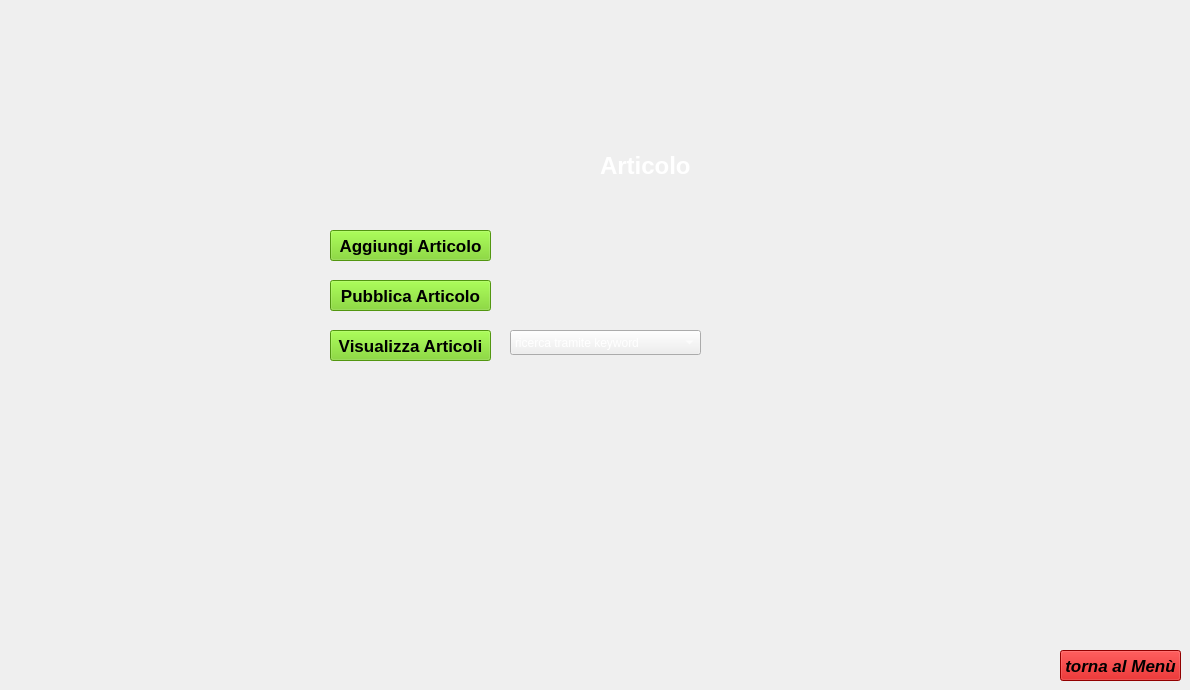
    <widget class="QWidget" name="pagina_articolo">
     <widget class="QPushButton" name="tornamenu4">
      <property name="geometry">
       <rect>
        <x>1060</x>
        <y>650</y>
        <width>121</width>
        <height>31</height>
       </rect>
      </property>
      <property name="font">
       <font>
        <pointsize>13</pointsize>
        <weight>75</weight>
        <italic>true</italic>
        <bold>true</bold>
        <underline>false</underline>
        <strikeout>false</strikeout>
        <kerning>true</kerning>
       </font>
      </property>
      <property name="styleSheet">
       <string notr="true">background-color: rgb(204, 0, 0);</string>
      </property>
      <property name="text">
       <string>torna al Menù</string>
      </property>
     </widget>
     <widget class="QLabel" name="Articolo__">
      <property name="geometry">
       <rect>
        <x>600</x>
        <y>150</y>
        <width>91</width>
        <height>31</height>
       </rect>
      </property>
      <property name="font">
       <font>
        <pointsize>18</pointsize>
        <weight>75</weight>
        <bold>true</bold>
       </font>
      </property>
      <property name="styleSheet">
       <string notr="true">color: rgb(255, 255, 255);</string>
      </property>
      <property name="text">
       <string>Articolo</string>
      </property>
     </widget>
     <widget class="QPushButton" name="Bottone_Add_Articolo">
      <property name="geometry">
       <rect>
        <x>330</x>
        <y>230</y>
        <width>161</width>
        <height>31</height>
       </rect>
      </property>
      <property name="font">
       <font>
        <pointsize>13</pointsize>
        <weight>75</weight>
        <bold>true</bold>
       </font>
      </property>
      <property name="styleSheet">
       <string notr="true">background-color: rgb(115, 210, 22);</string>
      </property>
      <property name="text">
       <string>Aggiungi Articolo</string>
      </property>
     </widget>
     <widget class="QPushButton" name="Bottone_Pub_Articolo">
      <property name="geometry">
       <rect>
        <x>330</x>
        <y>280</y>
        <width>161</width>
        <height>31</height>
       </rect>
      </property>
      <property name="font">
       <font>
        <pointsize>13</pointsize>
        <weight>75</weight>
        <bold>true</bold>
       </font>
      </property>
      <property name="styleSheet">
       <string notr="true">background-color: rgb(115, 210, 22);</string>
      </property>
      <property name="text">
       <string>Pubblica Articolo</string>
      </property>
     </widget>
     <widget class="QPushButton" name="Bottone_Pub_Articolo_3">
      <property name="geometry">
       <rect>
        <x>330</x>
        <y>330</y>
        <width>161</width>
        <height>31</height>
       </rect>
      </property>
      <property name="font">
       <font>
        <pointsize>13</pointsize>
        <weight>75</weight>
        <bold>true</bold>
       </font>
      </property>
      <property name="styleSheet">
       <string notr="true">background-color: rgb(115, 210, 22);</string>
      </property>
      <property name="text">
       <string>Visualizza Articoli</string>
      </property>
     </widget>
     <widget class="QComboBox" name="comboBox_vis_Articoli">
      <property name="geometry">
       <rect>
        <x>510</x>
        <y>330</y>
        <width>191</width>
        <height>25</height>
       </rect>
      </property>
      <property name="styleSheet">
       <string notr="true">color: rgb(255, 255, 255);</string>
      </property>
      <item>
       <property name="text">
        <string>ricerca tramite keyword</string>
       </property>
      </item>
      <item>
       <property name="text">
        <string>visualizzazione standard</string>
       </property>
      </item>
     </widget>
    </widget>
